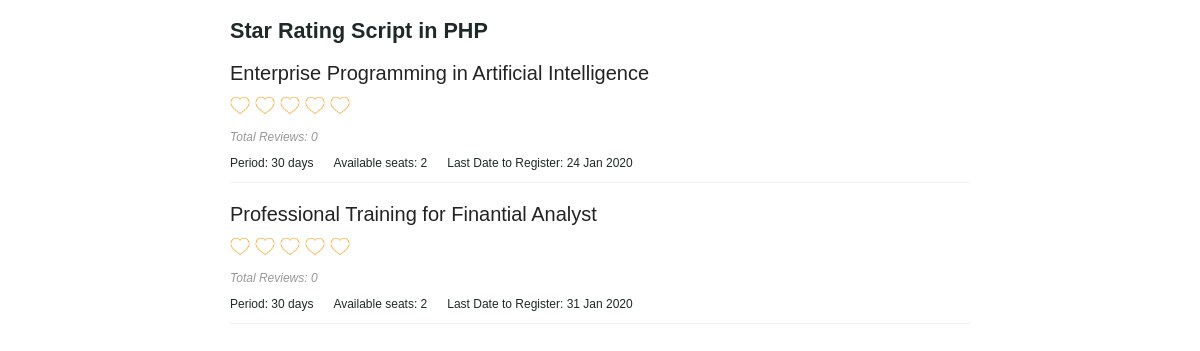
The page / on the database its author committed.
### tables this page shows
CREATE TABLE `tbl_course` (
  `id` int(11) NOT NULL,
  `name` varchar(255) NOT NULL,
  `description` varchar(255) NOT NULL,
  `period` varchar(255) NOT NULL,
  `availabe_seats` int(11) NOT NULL,
  `last_date_to_register` date NOT NULL
);

### lib/DataSource.php (called while the page is built, shortened)
<?php
class DataSource
{
    private $conn;
    function __construct()
    {
        $this->conn = $this->getConnection();
    }
    public function getConnection()
    {
        $conn = new \mysqli(self::HOST, self::USERNAME, self::PASSWORD, self::DATABASENAME);
        $conn->set_charset("utf8");
        return $conn;
    }
    public function select($query, $paramType = "", $paramArray = array())
    {
        $stmt = $this->conn->prepare($query);
        if (! empty($paramType) && ! empty($paramArray)) {
            $this->bindQueryParams($stmt, $paramType, $paramArray);
        }
        $stmt->execute();
        $result = $stmt->get_result();
        if ($result->num_rows > 0) {
            while ($row = $result->fetch_assoc()) {
                $resultset[] = $row;
            }
        }
        if (! empty($resultset)) {
            return $resultset;
        }
    }
    public function bindQueryParams($stmt, $paramType, $paramArray = array())
    {
        $paramValueReference[] = & $paramType;
        for ($i = 0; $i < count($paramArray); $i ++) {
            $paramValueReference[] = & $paramArray[$i];
        }
        call_user_func_array(array(
            $stmt,
            'bind_param'
        ), $paramValueReference);
    }
    public function getRecordCount($query, $paramType = "", $paramArray = array())
    {
        $stmt = $this->conn->prepare($query);
        if (! empty($paramType) && ! empty($paramArray)) {
            $this->bindQueryParams($stmt, $paramType, $paramArray);
        }
        $stmt->execute();
        $stmt->store_result();
        $recordCount = $stmt->num_rows;
        return $recordCount;
    }
}

### Model/Rating.php (called while the page is built, shortened)
<?php
class Rating
{
    private $ds;
    function __construct()
    {
        require_once __DIR__ . './../lib/DataSource.php';
        $this->ds = new DataSource();
    }
    function getCourse()
    {
        $query = "SELECT * FROM tbl_course ORDER BY id DESC";
        $result = $this->ds->select($query);
        return $result;
    }
    function getUserRating($userId, $courseId)
    {
        $average = 0;
        $avgQuery = "SELECT rating FROM tbl_course_rating WHERE member_id = ? and course_id = ?";
        $paramType = 'ii';
        $paramValue = array(
            $userId,
            $courseId
        );
        $result = $this->ds->select($avgQuery, $paramType, $paramValue);
        return $average;
    }
    function getTotalRating($courseId)
    {
        $totalVotesQuery = "SELECT * FROM tbl_course_rating WHERE course_id = ?";
        $paramType = 'i';
        $paramValue = array(
            $courseId
        );
        $result = $this->ds->getRecordCount($totalVotesQuery, $paramType, $paramValue);
        return $result;
    }
}

### favourite-rating-view.php (the view)
<?php
for ($count = 1; $count <= 5; $count ++) {
    $starRatingId = $row['id'] . '_' . $count;
    if ($count == $userRating) {
        ?>
<li value="<?php echo $count; ?>" id="<?php echo $starRatingId; ?>" class="star"><img
        src="./img/<?php echo $apperance; ?>-filled.png"></li>
<?php
    } else {
        ?>
<li value="<?php $count; ?>" id="<?php echo $starRatingId; ?>" class="star"
    onclick="addRating(this,<?php echo $row['id']; ?>,<?php echo $count; ?>);"
    onMouseOver="mouseOverRating(<?php echo $row['id']; ?>,<?php echo $count; ?>,'<?php echo $apperance; ?>');"
    onMouseLeave="mouseOutRating(<?php echo $row['id']; ?>,<?php echo $userRating; ?>,'<?php echo $apperance; ?>');">
    <img src="./img/<?php echo $apperance; ?>-open.png"></li>
<?php
    }
}
?>

### index.php (shortened to what this page needs)
<!DOCTYPE html>
<html>
<head>
    <link href="./assets/css/phppot-style.css" type="text/css" rel="stylesheet" />
    <link href="./assets/css/star-rating-style.css" type="text/css" rel="stylesheet" />
</head>
<body>
    <div class="phppot-container">
        <div class="container">
            <h2>Star Rating Script in PHP</h2>
            <div id="course_list">
                <?php require_once "getRatingData.php"; ?>
            </div>
        </div>
    </div>
</body>
</html>

### getRatingData.php (shortened to what this page needs)
<?php
$config = new Config();
require_once "./Model/Rating.php";
$rating = new Rating();
$userId = 5;
$apperance = $config::RATING_APPEARANCE;
$courseResult = $rating->getCourse();
if (! empty($courseResult)) {
    foreach ($courseResult as $row) {
        $userRating = $rating->getUserRating($userId, $row['id']);
        $totalRating = $rating->getTotalRating($row['id']);
        $date = date_create($row["last_date_to_register"]);
        ?>
<div class="row-item">
    <div class="row-title"><?php echo $row['name']; ?></div>
    <ul class="list-inline" id="list-<?php echo $row['id']; ?>">
        <?php require $apperance . "-rating-view.php"; ?>
    </ul>
    <p class="review-note">Total Reviews: <?php echo $totalRating; ?></p>
    <p class="text-address">
        <label class="course-detail">Period: <?php echo $row["period"]; ?></label><label class="course-detail">Available
            seats: <?php echo $row["availabe_seats"]; ?></label><label class="course-detail">Last Date to Register:
            <?php echo date_format($date, "d M Y"); ?></label>
    </p>
</div>
<?php
    }
}
?>

### assets/css/phppot-style.css (style rules this page uses)
.phppot-container { -webkit-font-smoothing: antialiased; font-family: Arial, "Helvetica Neue", Helvetica, sans-serif; font-size: .9em; color: #1e2a28; width: 740px; margin: 0 auto; padding: 0px 20px 20px 20px; }

### assets/css/star-rating-style.css (style rules this page uses)
ul { margin: 0px; padding: 10px 0px 0px 0px; display: inline-flex; }
li.star { list-style: none; display: inline-block; margin-right: 5px; cursor: pointer; color: #9E9E9E; }
.row-title { font-size: 20px; color: #232323; }
.review-note { font-size: 12px; color: #999; font-style: italic; }
.row-item { margin-bottom: 20px; border-bottom: #F0F0F0 1px solid; }
p.text-address { font-size: 12px; }
img { height: 20px; width: 20px; }
.course-detail { font-size: 1em; margin-right: 20px; }

### rows shown on the page
tbl_course: name "Enterprise Programming in Artificial Intelligence", totalRating "0", period "30 days", availabe_seats "2", last_date_to_register "24 Jan 2020"
tbl_course: name "Professional Training for Finantial Analyst", totalRating "0", period "30 days", availabe_seats "2", last_date_to_register "31 Jan 2020"
